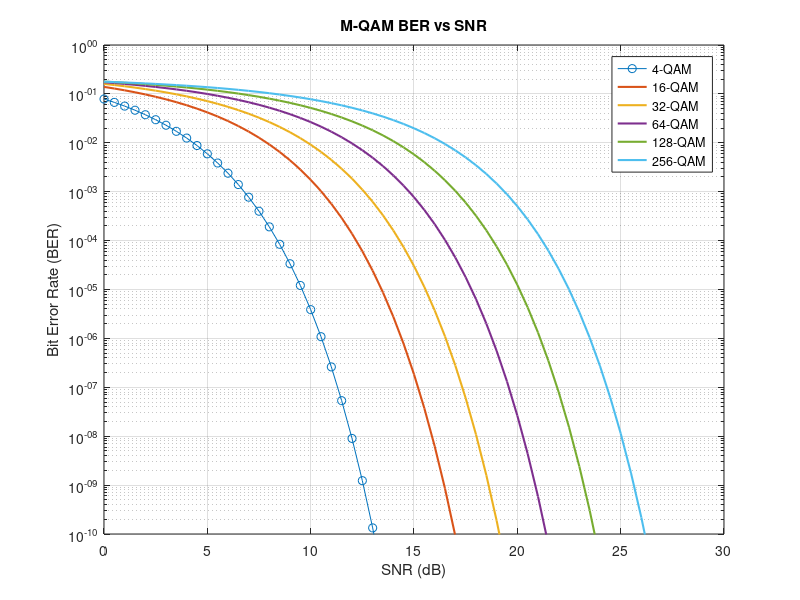

This chart was generated by the following MATLAB code:
clc , close all
M_list = [4 16 32 64 128 256];
SNR_dB = 0:0.5:30;
BER = zeros(length(M_list), length(SNR_dB));

for k = 1:length(M_list)
    M = M_list(k);
    SNR_linear = 10.^(SNR_dB/10);
    k_bits = log2(M);
    BER(k,:) = 4*(1-1/sqrt(M))/k_bits * qfunc(sqrt(3*k_bits/(M-1).*SNR_linear));
end

figure
semilogy(SNR_dB, BER(1,:), 'o-')
hold on
colors = lines(length(M_list));
for k = 2:length(M_list)
    semilogy(SNR_dB, BER(k,:), 'Color', colors(k,:), 'LineWidth',1.5)
end
grid on
xlabel('SNR (dB)')
ylabel('Bit Error Rate (BER)')
ylim([1e-10,1])
legend(arrayfun(@(m) sprintf('%d-QAM',m), M_list, 'UniformOutput', false))
title('M-QAM BER vs SNR')
